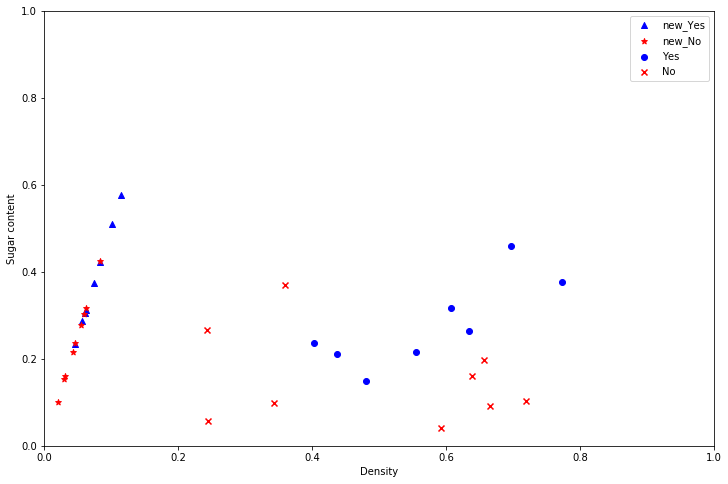

This chart was generated by the following Python code:
import numpy as np
import pandas as pd
import matplotlib.pyplot as plt


def LDA(X_0, X_1):
    mu_0 = X_0.mean(axis=0).reshape(1, X_0.shape[1]).T
    mu_1 = X_1.mean(axis=0).reshape(1, X_1.shape[1]).T
    sigma_0 = (X_0 - mu_0.T).T @ (X_0 - mu_0.T)
    sigma_1 = (X_1 - mu_1.T).T @ (X_1 - mu_1.T)
    s_w = sigma_0 + sigma_1
    w = np.linalg.inv(s_w) @ (mu_0 - mu_1)
    return w

def mapping(w, X):
    k = w[1] / w[0]
    new_X = ((k * X[:, 1] + X[:, 0]) / (k * k + 1)).reshape(1, X.shape[0])
    new_X = np.insert(new_X, values=k*new_X, obj=1, axis=0)
    return new_X.T


def plot(yes, no, new_yes, new_no):
    fig, ax = plt.subplots(figsize=(12, 8))
    ax.scatter(new_yes[:, 0], new_yes[:, 1], marker='^', c='b', label='new_Yes')
    ax.scatter(new_no[:, 0], new_no[:, 1], marker='*', c='r', label='new_No')
    ax.scatter(yes['Density'], yes['Sugar content'], marker='o', c='b', label='Yes')
    ax.scatter(no['Density'], no['Sugar content'], marker='x', c='r', label='No')
    ax.legend()
    ax.set_xlabel('Density')
    ax.set_ylabel('Sugar content')
    plt.axis([0, 1., 0, 1.])
    plt.show()

path = 'd:/MachineLearning/ML/wBook/charpter3/西瓜数据集alpha.txt'  # 导入数据
data = pd.read_csv(path)

data['Good melon'][data['Good melon'].isin(['是'])] = 1
data['Good melon'][data['Good melon'].isin(['否'])] = 0


yes = data[data['Good melon'].isin([1])]
no = data[data['Good melon'].isin([0])]


X_0 = np.array(data[data['Good melon'].isin([0])].iloc[:, 0:2], dtype='float')
X_1 = np.array(data[data['Good melon'].isin([1])].iloc[:, 0:2], dtype='float')

w = LDA(X_0, X_1)

np.insert(w, values=0, axis=1, obj=0).T

new_yes = mapping(w, X_1)
new_no = mapping(w, X_0)
plot(yes, no, new_yes, new_no)
